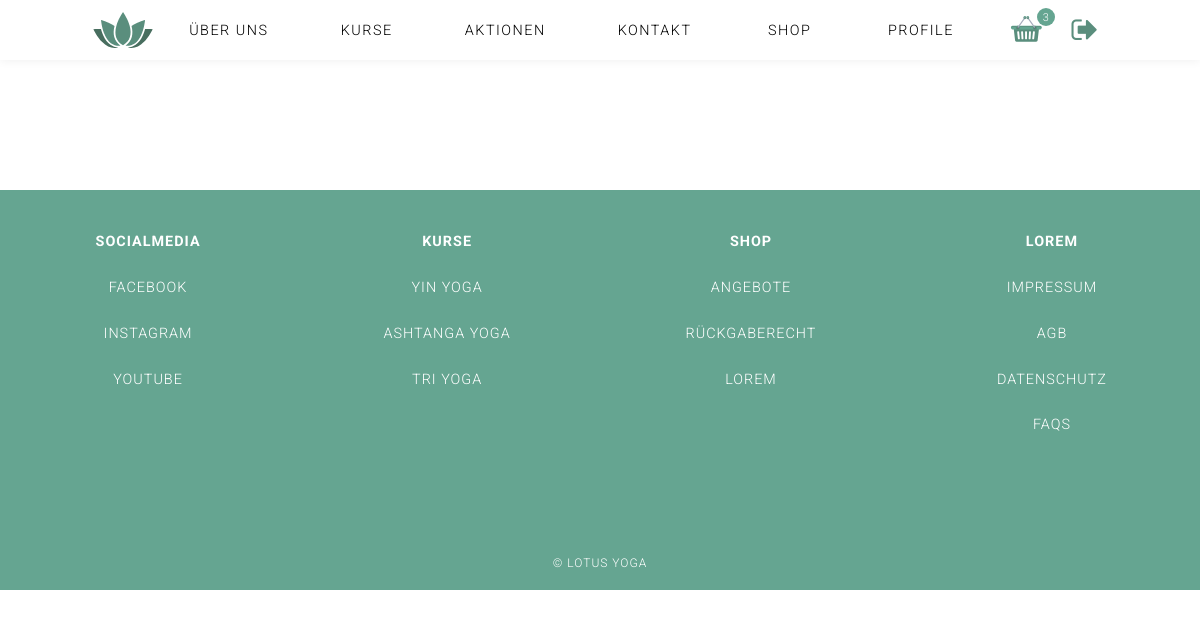
Page /index.php?page=AGB (signed in) on the earlier database version.
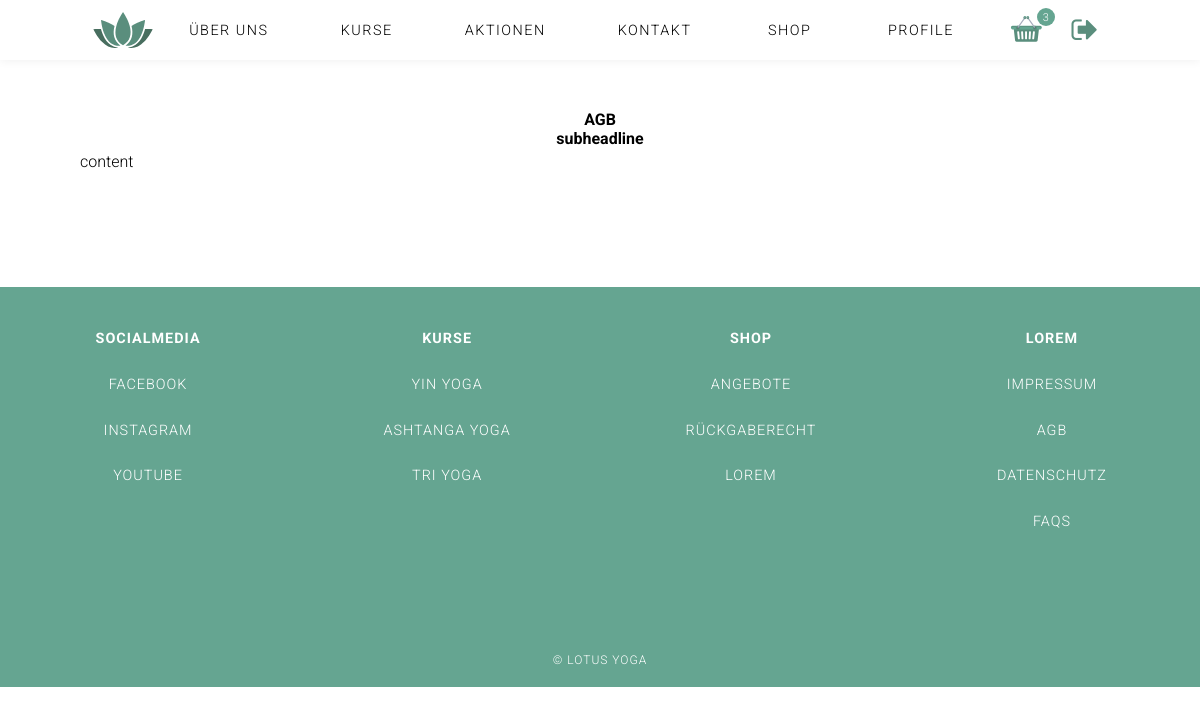
Same page on the later database version.
### tables this page shows
CREATE TABLE `contents` (
  `id` int(11) NOT NULL AUTO_INCREMENT,
  `_name` varchar(1000) NOT NULL,
  `type` varchar(150) NOT NULL,
  `content` varchar(1000) NOT NULL DEFAULT '',
  `sequence` int(11) NOT NULL,
  `is_active` tinyint(1) NOT NULL DEFAULT '1',
  `deleted_at` timestamp NULL DEFAULT NULL,
  PRIMARY KEY (`id`)
);

### index.php (called while the page is built, shortened)
<?php
$content = ('content/');
include('functions/load_content.php');
include('functions/user_functions.php');
include('header.php');
if( ! isset($_GET['page']) ){
	$page = "home";
}else{
	$page = $_GET['page'];
}
if($page){
	$content .= $page .".php";
}
include($content);
include('footer.php');
?>

### functions/user_functions.php (called while the page is built)
<?php
function is_logged_in() {
    return (isset($_SESSION["logged_in"]) && $_SESSION["logged_in"] == true);
}

### functions/load_Content.php (called while the page is built, shortened)
<?php
function get_specific_content_data($table_name, $where, $equals){
    global $link;
    $sql = "SELECT * FROM " .$table_name. " WHERE ". $where . " = '" . $equals . "' AND deleted_at IS NULL ";
    $res = mysqli_query($link, $sql);
    return $res;
}
function get_ordered_content_data($table_name, $where, $equals, $order_by, $asc_desc){
    global $link;
    $sql = "SELECT * FROM " .$table_name. " WHERE ". $where . " = '" . $equals ."' ORDER BY ".$order_by." ". $asc_desc;
    $res = mysqli_query($link, $sql);
    return $res;
}
$agb = get_specific_content_data('contents', '_name', 'agb');
$footer = get_ordered_content_data('contents', '_name', 'footer', 'sequence', 'asc');
    if(isset($_SESSION['user']['user_id'])) {
        $cart = get_specific_content_data('carts', 'user_id', $_SESSION['user']['user_id']);
    }else if(isset($_SESSION['guest_id'])) {
        $cart = get_specific_content_data('carts', 'guest_id', $_SESSION['guest_id']);
    }else if(!isset($_SESSION['guest_id'])){
        $guest_id = insert_guest();
        $_SESSION['guest_id'] = $guest_id;
        $cart = get_specific_content_data('carts', 'user_id', $_SESSION['guest_id']);
    }
?>

### content/agb.php (the view, shortened to what this page needs)
<section class="content-wrapper footer-content">
	<?php
		while( $row = mysqli_fetch_assoc($agb) ){
			if($row['type'] == 'headline'){
				echo '<h4>'.$row["content"].'</h4>';
			}elseif($row['type'] == 'subheadline'){
          echo '<h4>'.$row["content"].'</h4>';
      }else{
          echo '<p>'.$row["content"].'</p>';
      }
    }
    ?>
</section>

### header.php (shortened to what this page needs)
<!DOCTYPE html>
<html lang="de">
<head>
    <link rel="stylesheet" href="css/styles.css">
    <link rel="stylesheet" href="font/fontawesome/css/font-awesome.min.css">
</head>
<body onunload="GUnload()" class="body">
  <?php
  if(!isset($_GET['page']) || $_GET['page'] == 'home') {
    $class = 'header_home';
  }else{
    $class = '';
  }
  if(isset($_COOKIE['landingpage'])){
    $no_landingpage = 'header_no_landingpage';
  }else{
    $no_landingpage = '';
  }
  ?>
  <header class="header <?php echo $class.' '.$no_landingpage;?>">
    <h1 class="logo">
  	  <a href="index.php?page=home#about_us">
  		</a>
  	</h1>
    <nav class="nav nav_main">
      <ul>
    	  <li><a href="<?php if( !isset($_GET['page']) || $_GET['page'] == 'home' ){echo '#about_us';}else{echo 'index.php?page=home#about_us';} ?>">Über uns</a></li>
    	  <li><a href="<?php if( !isset($_GET['page']) || $_GET['page'] == 'home' ){echo '#course';}else{echo 'index.php?page=home#course';} ?>">Kurse</a></li>
        <li><a href="<?php if( !isset($_GET['page']) || $_GET['page'] == 'home' ){echo '#saleproducts_main';}else{echo 'index.php?page=home#saleproducts_main';} ?>">Aktionen</a></li>
          <li><a href="<?php if( !isset($_GET['page']) || $_GET['page'] == 'home' ){echo '#contact';}else{echo 'index.php?page=home#contact';} ?>">Kontakt</a></li>
          <li><a href="index.php?page=Shop">Shop</a></li>
        <li>
            <?php if( is_logged_in() && !isset ($_SESSION['is_admin']) && isset($_SESSION["user"]["user_id"])){ echo "<a href='index.php?page=profile'>Profile</a>"; } ?>
        </li>
          <li class="cart">
            <a href="index.php?page=Warenkorb">CART</a>
          <?php
          $cnt = mysqli_num_rows($cart);
            if($cnt > 0) {
                echo '<span id = "cart-counter" >'.$cnt.'</span >';
            }
            ?>
          </li>
          <?php if( is_logged_in()){ echo '<li><a href=\'index.php?page=home&action=logout\'><i class="fa fa-sign-out logout" aria-hidden="true"></i></a></li>'; }; ?>
  		</ul>
  	</nav>
  </header>

### footer.php (shortened to what this page needs)
  <footer class="footer_main">
    <section class="links_footer" >
<?php
    $cnt = 0;
    while( $row = mysqli_fetch_assoc($footer) ){
      if($row['type'] == 'subheadline'){
          if($cnt != 0){
            echo '</ul>';
          }
          echo '<ul><li><h4>'.$row["content"].'</h4></li>';
      }else{
          echo '<li><a href="'.$row["content"].'">'.$row["type"].'</a>';
      }
      $cnt++;
    }
    ?>
    </section>
    <small class="copyright">
      &copy; Lotus Yoga
    </small>
  </footer>
</body>
</html>

### css/styles.css (style rules this page uses)
* { font-family: 'Roboto', Helvetica, Verdana, sans-serif; box-sizing: border-box; margin: 0; padding: 0; list-style: none; text-decoration: none; }
html { position: relative; }
.body { margin: 0; }
p { font-weight: 100; line-height: 6vh; }
a { color: inherit; }
.header { z-index: 500; display: flex; width: 100%; height: 120px; transition: background-color 0.3s ease-in-out; background-color: transparent; align-items: center; justify-content: center; color: #fff; position: absolute; top: calc(100vh - 100px); }
.header .logo, .header .cart { visibility: hidden; transition: all 0.8s ease-in-out; }
.header.fixed .logo, .header.fixed .cart, .header.header_no_landingpage .logo, .header.header_no_landingpage .cart { visibility: visible; }
.header.fixed, .header.header_no_landingpage { position: fixed; top: 0; left: 0; width: 100%; background-color: #ffffff; color: #000; }
.header.tiny { height: 60px; color: #000; background-color: #fff; box-shadow: 0 0 10px #eee; }
.logo, .cart { width: 60px; height: 50px; text-indent: -99999px; background-repeat: no-repeat; background-position: center; }
.logo { margin-left: 10px; background-image: url(../img/logo.svg); background-size: cover; }
.cart { transition: 0.3s; background-image: url(../img/shop-images/cart.svg); background-size: contain; }
.cart a { width: 100% !important; height: 100% !important; padding: 0 !important; }
.cart-header span, p { line-height:50px; }
.cart span { background-color: #65a591; width: 18px; height: 18px; display: block; border-radius: 10px; margin-left: 40px; color: white; margin-top: -47px; line-height: 20px; padding-left: 1px; text-align: center; text-indent: initial; font-size: 11px; }
.nav li:last-child:before { visibility: hidden; }
.logo a, .cart a { display: block; height: 100%; }
.nav ul { display: flex; align-items: center; text-align: center; }
.nav ul li { text-transform: uppercase; font-size: 0.9em; letter-spacing: 1.5px; font-weight: 300; min-width: 110px; max-width: 200px; text-align: center; margin: 0 0.5em; }
.nav ul li.cart, .nav ul li:last-child { min-width:auto; }
.nav ul li a { padding: 1em 2em; display: block; transition: all 0.5s ease-in-out; text-shadow: 1px 1px 1px #656565; }
.nav ul li.cart a, .nav ul li:last-child a { padding:0; }
.fixed .nav ul li a, .header_no_landingpage .nav ul li a { text-shadow: none; }
.tiny .nav ul li a { text-shadow: none; }
.logout { font-size: 200% !important; color: #5a8e7d; margin-right: 10px; }
.cart a { display: block; box-sizing: content-box; padding: 0 20px; }
.content-wrapper { position: relative; z-index: 50; padding: 110px 5em 5em; background-color: #fff; text-align: center; }
.footer-content p { font-weight: 300; }
.content-wrapper p { font-size: 1em; line-height: 1.8; margin-bottom: 30px; text-align: justify; }
.footer_main h4 { padding: 1em 0em; }
.footer_main { padding-top: 2em; height: 400px; background-color: #65a591; color: #fff; text-transform: uppercase; font-size: 0.9em; letter-spacing: 1px; font-weight: 300; text-align: center; position: relative; }
.links_footer { display: flex; justify-content: space-around; }
.links_footer ul li a { transition: all 0.5s ease-in-out; display: block; padding: 1em; min-width: 150px; }
.copyright { display: block; text-align: center; position: absolute; left: 0; right: 0; bottom: 20px; }
.nav_backend li p, i { color: #eee; }

Differences in the rows shown:
added contents: content "AGB"
added contents: content "subheadline"
added contents: content "content"
